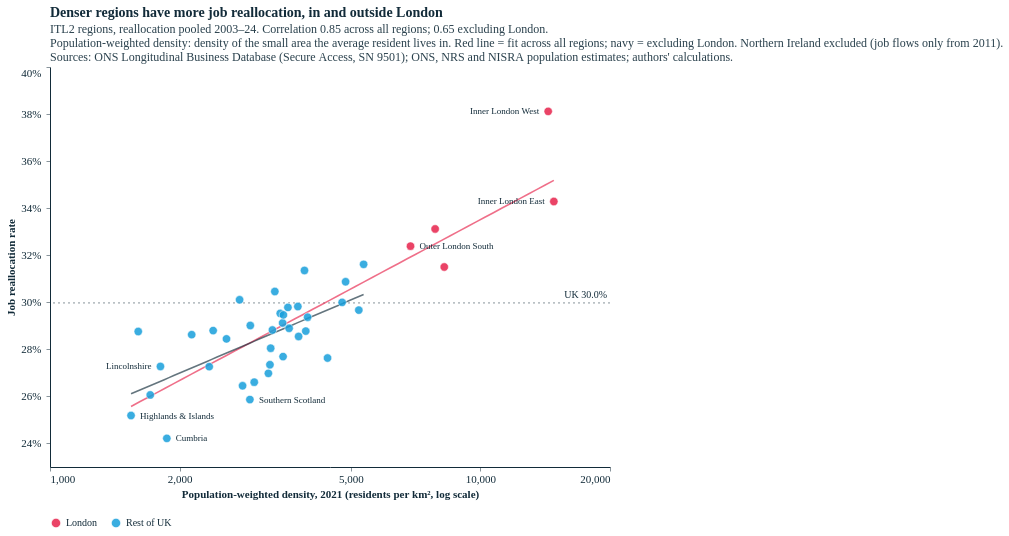

Here is the notebook cell this chart was saved with:
### Markdown cell above
## 2. Chart: reallocation against population-weighted density

Log x-axis (density spans an order of magnitude); straight-line fit on the log scale; London in red; labels sparse (tooltips show every region).

### Code cell
# Density scatters, Northern Ireland excluded throughout (its job flows start in 2011), so every period covers the same 40 regions.
FULL = (2003, 2024)
def frame_noni(years):
    d = frame(years); return d[d.itl2_code != "TLN0"].reset_index(drop=True)

def uk_rate(years):
    j = jf[jf.year.between(*years) & (jf.itl2_code != "TLN0")]
    return 100 * j[["total_jc", "total_jd"]].sum().sum() / j.emp_avg.sum()

def fit(dd, XS, YS, colour):
    b = np.polyfit(dd.log_pwd, dd.realloc, 1); fx = np.exp(np.linspace(dd.log_pwd.min(), dd.log_pwd.max(), 50))
    return (alt.Chart(pd.DataFrame({"x": fx, "y": np.polyval(b, np.log(fx))})).mark_line(color=colour, strokeWidth=1.6, opacity=0.65)
              .encode(x=alt.X("x:Q", scale=XS), y=alt.Y("y:Q", scale=YS)))

def density_panel(d, years, XS, YS, W, H, first=True, ytitle="Job reallocation rate"):
    uk = uk_rate(years)
    labs = place_labels(d, "pop_weighted_density", "realloc", XS, YS, W, H, xlog=True, max_labels=7, max_len=22)
    ax_y = alt.Axis(title=ytitle if first else None, labels=first, ticks=first, labelFlush=True, labelExpr="datum.label + '%'")
    return alt.layer(
        alt.Chart(pd.DataFrame({"v": [uk]})).mark_rule(strokeDash=[2, 3], color=TXT, opacity=0.5).encode(y=alt.Y("v:Q", scale=YS, axis=ax_y)),
        alt.Chart(pd.DataFrame({"x": [XS.domain[1]], "y": [uk]})).mark_text(align="right", baseline="bottom", dx=-3, dy=-3, fontSize=10, color=TXT)
           .encode(x=alt.X("x:Q", scale=XS), y=alt.Y("y:Q", scale=YS), text=alt.value(f"UK {uk:.1f}%")),
        fit(d, XS, YS, ECO["red"]), fit(d[~LONDON(d)], XS, YS, ECO["blue-dark"]),
        alt.Chart(d).mark_circle(size=70, opacity=0.85, stroke="white", strokeWidth=0.6).encode(
            x=alt.X("pop_weighted_density:Q", scale=XS, title="Population-weighted density, 2021 (residents per km², log scale)",
                    axis=alt.Axis(values=[1000, 2000, 5000, 10000, 20000], format=",")),
            y=alt.Y("realloc:Q", scale=YS, axis=ax_y),
            color=alt.Color("group:N", scale=alt.Scale(domain=["London", "Rest of UK"], range=[ECO["red"], ECO["blue-light"]]),
                            legend=alt.Legend(title=None, orient="bottom") if first else None),
            tooltip=[alt.Tooltip("itl2_name:N", title="Region"), alt.Tooltip("pop_weighted_density:Q", format=",.0f", title="Pop.-weighted density"),
                     alt.Tooltip("share_rural:Q", format=".0f", title="Rural share (%)"), alt.Tooltip("realloc:Q", format=".1f", title="Reallocation (%)")]),
        *[alt.Chart(labs.iloc[[i]]).mark_text(align=r["align"], dx=r["dx"], fontSize=9, color=TXT)
            .encode(x=alt.X("pop_weighted_density:Q", scale=XS), y=alt.Y("realloc:Q", scale=YS), text="short:N") for i, r in labs.iterrows()],
    )

def rs(d):
    o = d[~LONDON(d)]
    return np.corrcoef(d.realloc, d.log_pwd)[0, 1], np.corrcoef(o.realloc, o.log_pwd)[0, 1]

XS = alt.Scale(type="log", domain=[1000, 20000], nice=False)
FITS = "Red line = fit across all regions; navy = excluding London."
NI_NOTE = "Northern Ireland excluded (job flows only from 2011)."

# (a) full period, 2003-24
W, H = 560, 400
dfull = frame_noni(FULL); r_all, r_ex = rs(dfull)
YS = alt.Scale(domain=[float(np.floor(dfull.realloc.min() - 1)), float(np.ceil(dfull.realloc.max() + 1))], zero=False, nice=False)
scat = density_panel(dfull, FULL, XS, YS, W, H).properties(title=alt.Title("Denser regions have more job reallocation, in and outside London",
    subtitle=[f"ITL2 regions, reallocation pooled 2003–24. Correlation {r_all:.2f} across all regions; {r_ex:.2f} excluding London.",
              f"Population-weighted density: density of the small area the average resident lives in. {FITS} {NI_NOTE}", SOURCE]))
styles.save(scat, str(FIG), "reallocation_density", width=W, height=H)
print(f"2003–24 (40 regions): r = {r_all:.2f}, excl. London {r_ex:.2f}")

# (b) two six-year periods: 2004-09 and 2018-23
PERIODS_D = {"2004–09": (2004, 2009), "2018–23": (2018, 2023)}
dp = {lab: frame_noni(yrs) for lab, yrs in PERIODS_D.items()}
allp = pd.concat(dp.values())
YS2 = alt.Scale(domain=[float(np.floor(allp.realloc.min() - 1)), float(np.ceil(allp.realloc.max() + 1))], zero=False, nice=False)
panels_d = []
for i, (lab, yrs) in enumerate(PERIODS_D.items()):
    ra, re_ = rs(dp[lab]); print(f"{lab}: r = {ra:.2f}, excl. London {re_:.2f}")
    panels_d.append(density_panel(dp[lab], yrs, XS, YS2, 360, 360, first=i == 0).properties(width=360, height=360,
        title=alt.Title(lab, subtitle=f"r = {ra:.2f} (excl. London {re_:.2f})", anchor="start", fontSize=13, subtitleFontSize=11)))
scat2 = alt.hconcat(*panels_d, spacing=14).resolve_scale(color="shared").properties(title=alt.Title(
    "The density gap in job churn has persisted as churn fell everywhere",
    subtitle=["ITL2 regions, reallocation pooled over each six-year period, against population-weighted density (2021). Same axes in both panels.",
              f"{FITS} {NI_NOTE}", SOURCE]))
styles.save(scat2, str(FIG), "reallocation_density_periods", width=360, height=360)
scat.properties(width=W, height=H)

### Figure 1 — Vega-Lite specification as saved in the notebook (floating-point values rounded to 4 significant figures)
{"config": {"background": "#fff", "font": "Circular Std", "text": {"color": "#122b39", "font": "Circular Std", "align": "left", "dx": 7, "dy": 0, "fontSize": 11}, "view": {"stroke": null, "continuousWidth": 350, "continuousHeight": 280, "discreteWidth": 400, "discreteHeight": 300}, "bar": {"color": "#179fdb"}, "line": {"color": "#e6224b"}, "rule": {"color": "#122b39"}, "point": {"filled": true, "size": 80, "color": "#e6224b", "opacity": 0.95}, "geoshape": {"stroke": "white", "strokeWidth": 0.3}, "axis": {"labelColor": "#122b39", "labelFontSize": 11, "labelFont": "Circular Std", "tickColor": "#122b39", "tickOpacity": 0.5, "domainColor": "#122b39", "domainOpacity": 1, "gridColor": "#122b39", "gridDash": [2, 2], "gridOpacity": 0.5, "title": null, "titleColor": "#122b39", "tickSize": 4, "grid": false, "domain": true}, "axisXDiscrete": {"grid": false, "labelAngle": 0, "tickCount": 10, "tickOpacity": 0.5, "title": null}, "axisYDiscrete": {"ticks": false, "labelPadding": 5, "grid": false}, "axisXTemporal": {"grid": false, "ticks": true}, "axisXQuantitative": {"grid": false}, "axisYQuantitative": {"gridColor": "#122b39", "gridDash": [1, 5], "gridOpacity": 0.5, "ticks": false, "labelPadding": 5, "tickCount": 8, "grid": false}, "title": {"color": "#122b39", "subtitleColor": "#122b39E6", "font": "Circular Std", "subtitleFont": "Circular Std", "anchor": "start", "frame": "group", "fontSize": 14, "subtitleFontSize": 12, "subtitlePadding": 4, "offset": 0}, "legend": {"titleColor": "#122b39", "labelColor": "#122b39"}}, "layer": [{"data": {"name": "data-3ee7d9eacc4645373c03109dd6361172"}, "mark": {"type": "rule", "color": "#122b39", "opacity": 0.5, "strokeDash": [2, 3]}, "encoding": {"y": {"axis": {"labelExpr": "datum.label + '%'", "labelFlush": true, "labels": true, "ticks": true, "title": "Job reallocation rate"}, "field": "v", "scale": {"domain": [23.0, 40.0], "nice": false, "zero": false}, "type": "quantitative"}}}, {"data": {"name": "data-a04af2548085d4a5f6948a26a23762a4"}, "mark": {"type": "text", "align": "right", "baseline": "bottom", "color": "#122b39", "dx": -3, "dy": -3, "fontSize": 10}, "encoding": {"text": {"value": "UK 30.0%"}, "x": {"field": "x", "scale": {"domain": [1000, 20000], "nice": false, "type": "log"}, "type": "quantitative"}, "y": {"field": "y", "scale": {"domain": [23.0, 40.0], "nice": false, "zero": false}, "type": "quantitative"}}}, {"data": {"name": "data-ed9c093633b4254a7c93a511a46bd144"}, "mark": {"type": "line", "color": "#e6224b", "opacity": 0.65, "strokeWidth": 1.6}, "encoding": {"x": {"field": "x", "scale": {"domain": [1000, 20000], "nice": false, "type": "log"}, "type": "quantitative"}, "y": {"field": "y", "scale": {"domain": [23.0, 40.0], "nice": false, "zero": false}, "type": "quantitative"}}}, {"data": {"name": "data-a9e1681235dbe8a837134a711400a6a1"}, "mark": {"type": "line", "color": "#122b39", "opacity": 0.65, "strokeWidth": 1.6}, "encoding": {"x": {"field": "x", "scale": {"domain": [1000, 20000], "nice": false, "type": "log"}, "type": "quantitative"}, "y": {"field": "y", "scale": {"domain": [23.0, 40.0], "nice": false, "zero": false}, "type": "quantitative"}}}, {"data": {"name": "data-97ac0967395f01abfe18f0137e8269c1"}, "mark": {"type": "circle", "opacity": 0.85, "size": 70, "stroke": "white", "strokeWidth": 0.6}, "encoding": {"color": {"field": "group", "legend": {"orient": "bottom", "title": null}, "scale": {"domain": ["London", "Rest of UK"], "range": ["#e6224b", "#179fdb"]}, "type": "nominal"}, "tooltip": [{"field": "itl2_name", "title": "Region", "type": "nominal"}, {"field": "pop_weighted_density", "format": ",.0f", "title": "Pop.-weighted density", "type": "quantitative"}, {"field": "share_rural", "format": ".0f", "title": "Rural share (%)", "type": "quantitative"}, {"field": "realloc", "format": ".1f", "title": "Reallocation (%)", "type": "quantitative"}], "x": {"axis": {"format": ",", "values": [1000, 2000, 5000, 10000, 20000]}, "field": "pop_weighted_density", "scale": {"domain": [1000, 20000], "nice": false, "type": "log"}, "title": "Population-weighted density, 2021 (residents per km², log scale)", "type": "quantitative"}, "y": {"axis": {"labelExpr": "datum.label + '%'", "labelFlush": true, "labels": true, "ticks": true, "title": "Job reallocation rate"}, "field": "realloc", "scale": {"domain": [23.0, 40.0], "nice": false, "zero": false}, "type": "quantitative"}}}, {"data": {"name": "data-356b5d9414df656f948511eecf5ad511"}, "mark": {"type": "text", "align": "right", "color": "#122b39", "dx": -9.0, "fontSize": 9}, "encoding": {"text": {"field": "short", "type": "nominal"}, "x": {"field": "pop_weighted_density", "scale": {"domain": [1000, 20000], "nice": false, "type": "log"}, "type": "quantitative"}, "y": {"field": "realloc", "scale": {"domain": [23.0, 40.0], "nice": false, "zero": false}, "type": "quantitative"}}}, {"data": {"name": "data-ba34d0d9037424862e700b382b55eab6"}, "mark": {"type": "text", "align": "right", "color": "#122b39", "dx": -9.0, "fontSize": 9}, "encoding": {"text": {"field": "short", "type": "nominal"}, "x": {"field": "pop_weighted_density", "scale": {"domain": [1000, 20000], "nice": false, "type": "log"}, "type": "quantitative"}, "y": {"field": "realloc", "scale": {"domain": [23.0, 40.0], "nice": false, "zero": false}, "type": "quantitative"}}}, {"data": {"name": "data-5f56b0463c0e969c4a46b9358b339357"}, "mark": {"type": "text", "align": "left", "color": "#122b39", "dx": 9.0, "fontSize": 9}, "encoding": {"text": {"field": "short", "type": "nominal"}, "x": {"field": "pop_weighted_density", "scale": {"domain": [1000, 20000], "nice": false, "type": "log"}, "type": "quantitative"}, "y": {"field": "realloc", "scale": {"domain": [23.0, 40.0], "nice": false, "zero": false}, "type": "quantitative"}}}, {"data": {"name": "data-623ffb91ece57a32f289730a586b3789"}, "mark": {"type": "text", "align": "left", "color": "#122b39", "dx": 9.0, "fontSize": 9}, "encoding": {"text": {"field": "short", "type": "nominal"}, "x": {"field": "pop_weighted_density", "scale": {"domain": [1000, 20000], "nice": false, "type": "log"}, "type": "quantitative"}, "y": {"field": "realloc", "scale": {"domain": [23.0, 40.0], "nice": false, "zero": false}, "type": "quantitative"}}}, {"data": {"name": "data-a103fc9ae5d980355fb8e26785c4d413"}, "mark": {"type": "text", "align": "left", "color": "#122b39", "dx": 9.0, "fontSize": 9}, "encoding": {"text": {"field": "short", "type": "nominal"}, "x": {"field": "pop_weighted_density", "scale": {"domain": [1000, 20000], "nice": false, "type": "log"}, "type": "quantitative"}, "y": {"field": "realloc", "scale": {"domain": [23.0, 40.0], "nice": false, "zero": false}, "type": "quantitative"}}}, {"data": {"name": "data-7413f2ff1e011566a3de77f7de7dd796"}, "mark": {"type": "text", "align": "right", "color": "#122b39", "dx": -9.0, "fontSize": 9}, "encoding": {"text": {"field": "short", "type": "nominal"}, "x": {"field": "pop_weighted_density", "scale": {"domain": [1000, 20000], "nice": false, "type": "log"}, "type": "quantitative"}, "y": {"field": "realloc", "scale": {"domain": [23.0, 40.0], "nice": false, "zero": false}, "type": "quantitative"}}}, {"data": {"name": "data-01096d6292b93b1f03f214378f0504f0"}, "mark": {"type": "text", "align": "left", "color": "#122b39", "dx": 9.0, "fontSize": 9}, "encoding": {"text": {"field": "short", "type": "nominal"}, "x": {"field": "pop_weighted_density", "scale": {"domain": [1000, 20000], "nice": false, "type": "log"}, "type": "quantitative"}, "y": {"field": "realloc", "scale": {"domain": [23.0, 40.0], "nice": false, "zero": false}, "type": "quantitative"}}}], "height": 400, "title": {"text": "Denser regions have more job reallocation, in and outside London", "subtitle": ["ITL2 regions, reallocation pooled 2003–24. Correlation 0.85 across all regions; 0.65 excluding London.", "Population-weighted density: density of the small area the average resident lives in. Red line = fit across all regions; navy = excluding London. Northern Ireland excluded (job flows only from 2011).", "Sources: ONS Longitudinal Business Database (Secure Access, SN 9501); ONS, NRS and NISRA population estimates; authors' calculations."]}, "width": 560, "$schema": "https://vega.github.io/schema/vega-lite/v5.20.1.json", "datasets": {"data-3ee7d9eacc4645373c03109dd6361172": [{"v": 29.97}], "data-a04af2548085d4a5f6948a26a23762a4": [{"x": 20000, "y": 29.97}], "data-ed9c093633b4254a7c93a511a46bd144": [{"x": 1543.0, "y": 25.57}, {"x": 1616.0, "y": 25.77}, {"x": 1692.0, "y": 25.97}, {"x": 1772.0, "y": 26.16}, {"x": 1855.0, "y": 26.36}, {"x": 1943.0, "y": 26.55}, {"x": 2035.0, "y": 26.75}, {"x": 2131.0, "y": 26.95}, {"x": 2232.0, "y": 27.14}, {"x": 2337.0, "y": 27.34}, {"x": 2448.0, "y": 27.53}, {"x": 2563.0, "y": 27.73}, {"x": 2684.0, "y": 27.93}, {"x": 2811.0, "y": 28.12}, {"x": 2944.0, "y": 28.32}, {"x": 3083.0, "y": 28.51}, {"x": 3229.0, "y": 28.71}, {"x": 3381.0, "y": 28.91}, {"x": 3541.0, "y": 29.1}, {"x": 3708.0, "y": 29.3}, {"x": 3883.0, "y": 29.5}, {"x": 4067.0, "y": 29.69}, {"x": 4259.0, "y": 29.89}, {"x": 4460.0, "y": 30.08}, {"x": 4671.0, "y": 30.28}, {"x": 4891.0, "y": 30.48}, {"x": 5123.0, "y": 30.67}, {"x": 5364.0, "y": 30.87}, {"x": 5618.0, "y": 31.06}, {"x": 5883.0, "y": 31.26}, {"x": 6161.0, "y": 31.46}, {"x": 6452.0, "y": 31.65}, {"x": 6757.0, "y": 31.85}, {"x": 7076.0, "y": 32.04}, {"x": 7411.0, "y": 32.24}, {"x": 7761.0, "y": 32.44}, {"x": 8127.0, "y": 32.63}, {"x": 8511.0, "y": 32.83}, {"x": 8913.0, "y": 33.02}, {"x": 9334.0, "y": 33.22}, {"x": 9775.0, "y": 33.42}, {"x": 10240.0, "y": 33.61}, {"x": 10720.0, "y": 33.81}, {"x": 11230.0, "y": 34.0}, {"x": 11760.0, "y": 34.2}, {"x": 12310.0, "y": 34.4}, {"x": 12890.0, "y": 34.59}, {"x": 13500.0, "y": 34.79}, {"x": 14140.0, "y": 34.99}, {"x": 14810.0, "y": 35.18}], "data-a9e1681235dbe8a837134a711400a6a1": [{"x": 1543.0, "y": 26.11}, {"x": 1582.0, "y": 26.2}, {"x": 1623.0, "y": 26.28}, {"x": 1665.0, "y": 26.37}, {"x": 1708.0, "y": 26.45}, {"x": 1751.0, "y": 26.54}, {"x": 1797.0, "y": 26.63}, {"x": 1843.0, "y": 26.71}, {"x": 1890.0, "y": 26.8}, {"x": 1939.0, "y": 26.89}, {"x": 1989.0, "y": 26.97}, {"x": 2040.0, "y": 27.06}, {"x": 2092.0, "y": 27.14}, {"x": 2146.0, "y": 27.23}, {"x": 2201.0, "y": 27.32}, {"x": 2258.0, "y": 27.4}, {"x": 2316.0, "y": 27.49}, {"x": 2375.0, "y": 27.57}, {"x": 2436.0, "y": 27.66}, {"x": 2499.0, "y": 27.75}, {"x": 2563.0, "y": 27.83}, {"x": 2629.0, "y": 27.92}, {"x": 2697.0, "y": 28.0}, {"x": 2766.0, "y": 28.09}, {"x": 2837.0, "y": 28.18}, {"x": 2910.0, "y": 28.26}, {"x": 2985.0, "y": 28.35}, {"x": 3062.0, "y": 28.44}, {"x": 3141.0, "y": 28.52}, {"x": 3222.0, "y": 28.61}, {"x": 3304.0, "y": 28.69}, {"x": 3389.0, "y": 28.78}, {"x": 3477.0, "y": 28.87}, {"x": 3566.0, "y": 28.95}, {"x": 3658.0, "y": 29.04}, {"x": 3752.0, "y": 29.12}, {"x": 3848.0, "y": 29.21}, {"x": 3947.0, "y": 29.3}, {"x": 4049.0, "y": 29.38}, {"x": 4153.0, "y": 29.47}, {"x": 4260.0, "y": 29.56}, {"x": 4369.0, "y": 29.64}, {"x": 4481.0, "y": 29.73}, {"x": 4597.0, "y": 29.81}, {"x": 4715.0, "y": 29.9}, {"x": 4836.0, "y": 29.99}, {"x": 4960.0, "y": 30.07}, {"x": 5088.0, "y": 30.16}, {"x": 5219.0, "y": 30.24}, {"x": 5353.0, "y": 30.33}], "data-97ac0967395f01abfe18f0137e8269c1": [{"itl2_code": "TLC1", "realloc": 29.01, "emp": 456900.0, "Entry and exit": 6.4, "Site openings and closures": 9.15, "Expansion and contraction": 13.46, "itl2_name": "Tees Valley and Durham", "share_rural": 24.69, "rural_definition": "E&W RUC 2021: rural OAs (settlements <10k), Census 2021", "pop_weighted_density": 2920.0, "area_density": 397.2, "prod_rel": 86.62, "log_pwd": 7.979, "log_area_density": 5.984, "group": "Rest of UK"}, {"itl2_code": "TLC2", "realloc": 28.55, "emp": 636900.0, "Entry and exit": 5.687, "Site openings and closures": 9.123, "Expansion and contraction": 13.74, "itl2_name": "Northumberland, and Tyne and Wear", "share_rural": 12.04, "rural_definition": "E&W RUC 2021: rural OAs (settlements <10k), Census 2021", "pop_weighted_density": 3781.0, "area_density": 260.4, "prod_rel": 86.51, "log_pwd": 8.238, "log_area_density": 5.562, "group": "Rest of UK"}, {"itl2_code": "TLD1", "realloc": 24.22, "emp": 237400.0, "Entry and exit": 5.559, "Site openings and closures": 6.825, "Expansion and contraction": 11.83, "itl2_name": "Cumbria", "share_rural": 50.4, "rural_definition": "E&W RUC 2021: rural OAs (settlements <10k), Census 2021", "pop_weighted_density": 1868.0, "area_density": 73.98, "prod_rel": 84.33, "log_pwd": 7.533, "log_area_density": 4.304, "group": "Rest of UK"}, {"itl2_code": "TLD3", "realloc": 30.87, "emp": 1290000.0, "Entry and exit": 7.186, "Site openings and closures": 8.904, "Expansion and contraction": 14.78, "itl2_name": "Greater Manchester", "share_rural": 0.9253, "rural_definition": "E&W RUC 2021: rural OAs (settlements <10k), Census 2021", "pop_weighted_density": 4861.0, "area_density": 2249.0, "prod_rel": 91.56, "log_pwd": 8.489, "log_area_density": 7.718, "group": "Rest of UK"}, {"itl2_code": "TLD4", "realloc": 27.69, "emp": 646100.0, "Entry and exit": 6.704, "Site openings and closures": 7.678, "Expansion and contraction": 13.31, "itl2_name": "Lancashire", "share_rural": 17.43, "rural_definition": "E&W RUC 2021: rural OAs (settlements <10k), Census 2021", "pop_weighted_density": 3479.0, "area_density": 499.8, "prod_rel": 86.45, "log_pwd": 8.155, "log_area_density": 6.214, "group": "Rest of UK"}, {"itl2_code": "TLD6", "realloc": 30.11, "emp": 488700.0, "Entry and exit": 7.133, "Site openings and closures": 8.713, "Expansion and contraction": 14.26, "itl2_name": "Cheshire", "share_rural": 18.76, "rural_definition": "E&W RUC 2021: rural OAs (settlements <10k), Census 2021", "pop_weighted_density": 2757.0, "area_density": 427.6, "prod_rel": 105.8, "log_pwd": 7.922, "log_area_density": 6.058, "group": "Rest of UK"}, {"itl2_code": "TLD7", "realloc": 30.0, "emp": 635700.0, "Entry and exit": 6.423, "Site openings and closures": 9.115, "Expansion and contraction": 14.46, "itl2_name": "Merseyside", "share_rural": 1.02, "rural_definition": "E&W RUC 2021: rural OAs (settlements <10k), Census 2021", "pop_weighted_density": 4772.0, "area_density": 2123.0, "prod_rel": 89.13, "log_pwd": 8.471, "log_area_density": 7.66, "group": "Rest of UK"}, {"itl2_code": "TLE1", "realloc": 26.98, "emp": 396700.0, "Entry and exit": 6.098, "Site openings and closures": 8.092, "Expansion and contraction": 12.79, "itl2_name": "East Yorkshire and Northern Lincolnshire", "share_rural": 25.06, "rural_definition": "E&W RUC 2021: rural OAs (settlements <10k), Census 2021", "pop_weighted_density": 3216.0, "area_density": 266.6, "prod_rel": 87.61, "log_pwd": 8.076, "log_area_density": 5.586, "group": "Rest of UK"}, {"itl2_code": "TLE2", "realloc": 28.62, "emp": 392400.0, "Entry and exit": 6.571, "Site openings and closures": 8.582, "Expansion and contraction": 13.47, "itl2_name": "North Yorkshire", "share_rural": 42.38, "rural_definition": "E&W RUC 2021: rural OAs (settlements <10k), Census 2021", "pop_weighted_density": 2134.0, "area_density": 98.74, "prod_rel": 88.46, "log_pwd": 7.666, "log_area_density": 4.593, "group": "Rest of UK"}, {"itl2_code": "TLE3", "realloc": 29.12, "emp": 566900.0, "Entry and exit": 5.974, "Site openings and closures": 9.248, "Expansion and contraction": 13.9, "itl2_name": "South Yorkshire", "share_rural": 8.285, "rural_definition": "E&W RUC 2021: rural OAs (settlements <10k), Census 2021", "pop_weighted_density": 3471.0, "area_density": 886.1, "prod_rel": 80.81, "log_pwd": 8.152, "log_area_density": 6.787, "group": "Rest of UK"}, {"itl2_code": "TLE4", "realloc": 29.37, "emp": 1059000.0, "Entry and exit": 6.577, "Site openings and closures": 8.868, "Expansion and contraction": 13.92, "itl2_name": "West Yorkshire", "share_rural": 10.41, "rural_definition": "E&W RUC 2021: rural OAs (settlements <10k), Census 2021", "pop_weighted_density": 3968.0, "area_density": 1158.0, "prod_rel": 87.13, "log_pwd": 8.286, "log_area_density": 7.055, "group": "Rest of UK"}, {"itl2_code": "TLF1", "realloc": 28.82, "emp": 938700.0, "Entry and exit": 6.159, "Site openings and closures": 8.652, "Expansion and contraction": 14.01, "itl2_name": "Derbyshire and Nottinghamshire", "share_rural": 20.37, "rural_definition": "E&W RUC 2021: rural OAs (settlements <10k), Census 2021", "pop_weighted_density": 3287.0, "area_density": 460.7, "prod_rel": 86.31, "log_pwd": 8.098, "log_area_density": 6.133, "group": "Rest of UK"}, {"itl2_code": "TLF2", "realloc": 29.82, "emp": 839000.0, "Entry and exit": 7.261, "Site openings and closures": 8.233, "Expansion and contraction": 14.33, "itl2_name": "Leicestershire, Rutland and Northamptonshire", "share_rural": 24.89, "rural_definition": "E&W RUC 2021: rural OAs (settlements <10k), Census 2021", "pop_weighted_density": 3766.0, "area_density": 389.2, "prod_rel": 86.07, "log_pwd": 8.234, "log_area_density": 5.964, "group": "Rest of UK"}, {"itl2_code": "TLF3", "realloc": 27.27, "emp": 296600.0, "Entry and exit": 6.425, "Site openings and closures": 8.086, "Expansion and contraction": 12.76, "itl2_name": "Lincolnshire", "share_rural": 47.5, "rural_definition": "E&W RUC 2021: rural OAs (settlements <10k), Census 2021", "pop_weighted_density": 1805.0, "area_density": 129.6, "prod_rel": 82.61, "log_pwd": 7.499, "log_area_density": 4.864, "group": "Rest of UK"}, {"itl2_code": "TLG1", "realloc": 28.8, "emp": 626700.0, "Entry and exit": 7.8, "Site openings and closures": 7.621, "Expansion and contraction": 13.38, "itl2_name": "Herefordshire, Worcestershire and Warwickshire", "share_rural": 31.56, "rural_definition": "E&W RUC 2021: rural OAs (settlements <10k), Census 2021", "pop_weighted_density": 2394.0, "area_density": 236.0, "prod_rel": 91.41, "log_pwd": 7.781, "log_area_density": 5.464, "group": "Rest of UK"}, {"itl2_code": "TLG2", "realloc": 28.45, "emp": 689700.0, "Entry and exit": 6.318, "Site openings and closures": 8.432, "Expansion and contraction": 13.69, "itl2_name": "Shropshire and Staffordshire", "share_rural": 24.52, "rural_definition": "E&W RUC 2021: rural OAs (settlements <10k), Census 2021", "pop_weighted_density": 2571.0, "area_density": 265.5, "prod_rel": 81.41, "log_pwd": 7.852, "log_area_density": 5.582, "group": "Rest of UK"}, {"itl2_code": "TLG3", "realloc": 31.61, "emp": 1273000.0, "Entry and exit": 6.836, "Site openings and closures": 9.669, "Expansion and contraction": 15.11, "itl2_name": "West Midlands", "share_rural": 0.937, "rural_definition": "E&W RUC 2021: rural OAs (settlements <10k), Census 2021", "pop_weighted_density": 5353.0, "area_density": 3237.0, "prod_rel": 87.7, "log_pwd": 8.585, "log_area_density": 8.082, "group": "Rest of UK"}, {"itl2_code": "TLH1", "realloc": 27.26, "emp": 1125000.0, "Entry and exit": 6.108, "Site openings and closures": 7.866, "Expansion and contraction": 13.29, "itl2_name": "East Anglia", "share_rural": 40.9, "rural_definition": "E&W RUC 2021: rural OAs (settlements <10k), Census 2021", "pop_weighted_density": 2344.0, "area_density": 205.1, "prod_rel": 92.02, "log_pwd": 7.759, "log_area_density": 5.324, "group": "Rest of UK"}, {"itl2_code": "TLH2", "realloc": 31.35, "emp": 870300.0, "Entry and exit": 8.177, "Site openings and closures": 8.517, "Expansion and contraction": 14.66, "itl2_name": "Bedfordshire and Hertfordshire", "share_rural": 16.0, "rural_definition": "E&W RUC 2021: rural OAs (settlements <10k), Census 2021", "pop_weighted_density": 3901.0, "area_density": 662.6, "prod_rel": 97.04, "log_pwd": 8.269, "log_area_density": 6.496, "group": "Rest of UK"}, {"itl2_code": "TLH3", "realloc": 29.53, "emp": 708900.0, "Entry and exit": 7.496, "Site openings and closures": 8.822, "Expansion and contraction": 13.21, "itl2_name": "Essex", "share_rural": 20.68, "rural_definition": "E&W RUC 2021: rural OAs (settlements <10k), Census 2021", "pop_weighted_density": 3427.0, "area_density": 508.6, "prod_rel": 93.52, "log_pwd": 8.139, "log_area_density": 6.232, "group": "Rest of UK"}, {"itl2_code": "TLI3", "realloc": 38.12, "emp": 1910000.0, "Entry and exit": 10.59, "Site openings and closures": 10.67, "Expansion and contraction": 16.86, "itl2_name": "Inner London - West", "share_rural": 0.0, "rural_definition": "E&W RUC 2021: rural OAs (settlements <10k), Census 2021", "pop_weighted_density": 14370.0, "area_density": 9926.0, "prod_rel": 152.2, "log_pwd": 9.573, "log_area_density": 9.203, "group": "London"}, {"itl2_code": "TLI4", "realloc": 34.28, "emp": 1205000.0, "Entry and exit": 8.578, "Site openings and closures": 9.579, "Expansion and contraction": 16.13, "itl2_name": "Inner London - East", "share_rural": 0.0, "rural_definition": "E&W RUC 2021: rural OAs (settlements <10k), Census 2021", "pop_weighted_density": 14810.0, "area_density": 11080.0, "prod_rel": 127.9, "log_pwd": 9.603, "log_area_density": 9.313, "group": "London"}, {"itl2_code": "TLI5", "realloc": 31.5, "emp": 544100.0, "Entry and exit": 9.029, "Site openings and closures": 8.335, "Expansion and contraction": 14.14, "itl2_name": "Outer London - East and North East", "share_rural": 0.0, "rural_definition": "E&W RUC 2021: rural OAs (settlements <10k), Census 2021", "pop_weighted_density": 8240.0, "area_density": 4476.0, "prod_rel": 107.6, "log_pwd": 9.017, "log_area_density": 8.406, "group": "London"}, {"itl2_code": "TLI6", "realloc": 32.39, "emp": 476200.0, "Entry and exit": 8.476, "Site openings and closures": 9.139, "Expansion and contraction": 14.77, "itl2_name": "Outer London - South", "share_rural": 0.0, "rural_definition": "E&W RUC 2021: rural OAs (settlements <10k), Census 2021", "pop_weighted_density": 6880.0, "area_density": 3696.0, "prod_rel": 110.8, "log_pwd": 8.836, "log_area_density": 8.215, "group": "London"}, {"itl2_code": "TLI7", "realloc": 33.12, "emp": 884100.0, "Entry and exit": 9.066, "Site openings and closures": 8.522, "Expansion and contraction": 15.53, "itl2_name": "Outer London - West and North West", "share_rural": 0.0, "rural_definition": "E&W RUC 2021: rural OAs (settlements <10k), Census 2021", "pop_weighted_density": 7848.0, "area_density": 4612.0, "prod_rel": 117.7, "log_pwd": 8.968, "log_area_density": 8.436, "group": "London"}, {"itl2_code": "TLJ1", "realloc": 30.46, "emp": 1282000.0, "Entry and exit": 7.294, "Site openings and closures": 8.858, "Expansion and contraction": 14.31, "itl2_name": "Berkshire, Buckinghamshire and Oxfordshire", "share_rural": 21.66, "rural_definition": "E&W RUC 2021: rural OAs (settlements <10k), Census 2021", "pop_weighted_density": 3329.0, "area_density": 439.2, "prod_rel": 116.4, "log_pwd": 8.11, "log_area_density": 6.085, "group": "Rest of UK"}, {"itl2_code": "TLJ2", "realloc": 29.78, "emp": 1279000.0, "Entry and exit": 8.191, "Site openings and closures": 8.223, "Expansion and contraction": 13.37, "itl2_name": "Surrey, East and West Sussex", "share_rural": 14.48, "rural_definition": "E&W RUC 2021: rural OAs (settlements <10k), Census 2021", "pop_weighted_density": 3571.0, "area_density": 535.2, "prod_rel": 107.5, "log_pwd": 8.181, "log_area_density": 6.283, "group": "Rest of UK"}, {"itl2_code": "TLJ3", "realloc": 28.78, "emp": 880900.0, "Entry and exit": 6.521, "Site openings and closures": 8.533, "Expansion and contraction": 13.72, "itl2_name": "Hampshire and Isle of Wight", "share_rural": 16.68, "rural_definition": "E&W RUC 2021: rural OAs (settlements <10k), Census 2021", "pop_weighted_density": 3929.0, "area_density": 482.6, "prod_rel": 110.8, "log_pwd": 8.276, "log_area_density": 6.179, "group": "Rest of UK"}, {"itl2_code": "TLJ4", "realloc": 29.46, "emp": 708700.0, "Entry and exit": 6.912, "Site openings and closures": 9.104, "Expansion and contraction": 13.45, "itl2_name": "Kent", "share_rural": 23.85, "rural_definition": "E&W RUC 2021: rural OAs (settlements <10k), Census 2021", "pop_weighted_density": 3485.0, "area_density": 497.2, "prod_rel": 93.39, "log_pwd": 8.156, "log_area_density": 6.209, "group": "Rest of UK"}, {"itl2_code": "TLK1", "realloc": 28.9, "emp": 1206000.0, "Entry and exit": 6.032, "Site openings and closures": 8.939, "Expansion and contraction": 13.92, "itl2_name": "Gloucestershire, Wiltshire and Bath/Bristol area", "share_rural": 21.34, "rural_definition": "E&W RUC 2021: rural OAs (settlements <10k), Census 2021", "pop_weighted_density": 3594.0, "area_density": 343.7, "prod_rel": 100.7, "log_pwd": 8.187, "log_area_density": 5.84, "group": "Rest of UK"}, {"itl2_code": "TLK2", "realloc": 26.45, "emp": 561800.0, "Entry and exit": 6.485, "Site openings and closures": 7.172, "Expansion and contraction": 12.8, "itl2_name": "Dorset and Somerset", "share_rural": 33.71, "rural_definition": "E&W RUC 2021: rural OAs (settlements <10k), Census 2021", "pop_weighted_density": 2802.0, "area_density": 221.9, "prod_rel": 85.54, "log_pwd": 7.938, "log_area_density": 5.402, "group": "Rest of UK"}, {"itl2_code": "TLK3", "realloc": 28.76, "emp": 223600.0, "Entry and exit": 6.921, "Site openings and closures": 8.778, "Expansion and contraction": 13.06, "itl2_name": "Cornwall and Isles of Scilly", "share_rural": 55.56, "rural_definition": "E&W RUC 2021: rural OAs (settlements <10k), Census 2021", "pop_weighted_density": 1603.0, "area_density": 161.2, "prod_rel": 76.04, "log_pwd": 7.38, "log_area_density": 5.083, "group": "Rest of UK"}, {"itl2_code": "TLK4", "realloc": 26.6, "emp": 506100.0, "Entry and exit": 6.222, "Site openings and closures": 7.745, "Expansion and contraction": 12.64, "itl2_name": "Devon", "share_rural": 33.41, "rural_definition": "E&W RUC 2021: rural OAs (settlements <10k), Census 2021", "pop_weighted_density": 2982.0, "area_density": 181.7, "prod_rel": 82.9, "log_pwd": 8.0, "log_area_density": 5.202, "group": "Rest of UK"}, {"itl2_code": "TLL1", "realloc": 26.06, "emp": 728700.0, "Entry and exit": 5.886, "Site openings and closures": 7.256, "Expansion and contraction": 12.92, "itl2_name": "West Wales and The Valleys", "share_rural": 32.84, "rural_definition": "E&W RUC 2021: rural OAs (settlements <10k), Census 2021", "pop_weighted_density": 1710.0, "area_density": 147.8, "prod_rel": 79.64, "log_pwd": 7.444, "log_area_density": 4.996, "group": "Rest of UK"}, {"itl2_code": "TLL2", "realloc": 28.05, "emp": 546600.0, "Entry and exit": 5.555, "Site openings and closures": 8.338, "Expansion and contraction": 14.16, "itl2_name": "East Wales", "share_rural": 25.93, "rural_definition": "E&W RUC 2021: rural OAs (settlements <10k), Census 2021", "pop_weighted_density": 3256.0, "area_density": 153.1, "prod_rel": 89.55, "log_pwd": 8.088, "log_area_density": 5.031, "group": "Rest of UK"}, {"itl2_code": "TLM5", "realloc": 27.35, "emp": 278100.0, "Entry and exit": 5.731, "Site openings and closures": 7.499, "Expansion and contraction": 14.12, "itl2_name": "North Eastern Scotland", "share_rural": 27.58, "rural_definition": "Scotland URC 2022: accessible + remote rural (settlements <3k), Census 2022", "pop_weighted_density": 3243.0, "area_density": 74.45, "prod_rel": 101.9, "log_pwd": 8.084, "log_area_density": 4.31, "group": "Rest of UK"}, {"itl2_code": "TLM6", "realloc": 25.19, "emp": 225700.0, "Entry and exit": 5.167, "Site openings and closures": 7.644, "Expansion and contraction": 12.38, "itl2_name": "Highlands and Islands", "share_rural": 50.47, "rural_definition": "Scotland URC 2022: accessible + remote rural (settlements <3k), Census 2022", "pop_weighted_density": 1543.0, "area_density": 12.14, "prod_rel": 93.82, "log_pwd": 7.341, "log_area_density": 2.496, "group": "Rest of UK"}, {"itl2_code": "TLM7", "realloc": 27.63, "emp": 911400.0, "Entry and exit": 5.401, "Site openings and closures": 8.557, "Expansion and contraction": 13.67, "itl2_name": "Eastern Scotland", "share_rural": 13.52, "rural_definition": "Scotland URC 2022: accessible + remote rural (settlements <3k), Census 2022", "pop_weighted_density": 4414.0, "area_density": 149.7, "prod_rel": 105.6, "log_pwd": 8.392, "log_area_density": 5.009, "group": "Rest of UK"}, {"itl2_code": "TLM8", "realloc": 29.67, "emp": 734400.0, "Entry and exit": 5.539, "Site openings and closures": 9.408, "Expansion and contraction": 14.72, "itl2_name": "West Central Scotland", "share_rural": 2.769, "rural_definition": "Scotland URC 2022: accessible + remote rural (settlements <3k), Census 2022", "pop_weighted_density": 5218.0, "area_density": 957.1, "prod_rel": 92.81, "log_pwd": 8.56, "log_area_density": 6.864, "group": "Rest of UK"}, {"itl2_code": "TLM9", "realloc": 25.87, "emp": 361500.0, "Entry and exit": 5.533, "Site openings and closures": 7.166, "Expansion and contraction": 13.17, "itl2_name": "Southern Scotland", "share_rural": 22.96, "rural_definition": "Scotland URC 2022: accessible + remote rural (settlements <3k), Census 2022", "pop_weighted_density": 2913.0, "area_density": 58.57, "prod_rel": 90.24, "log_pwd": 7.977, "log_area_density": 4.07, "group": "Rest of UK"}], "data-356b5d9414df656f948511eecf5ad511": [{"itl2_code": "TLI3", "realloc": 38.12, "emp": 1910000.0, "Entry and exit": 10.59, "Site openings and closures": 10.67, "Expansion and contraction": 16.86, "itl2_name": "Inner London - West", "share_rural": 0.0, "rural_definition": "E&W RUC 2021: rural OAs (settlements <10k), Census 2021", "pop_weighted_density": 14370.0, "area_density": 9926.0, "prod_rel": 152.2, "log_pwd": 9.573, "log_area_density": 9.203, "group": "London", "px": 498.2, "py": 44.35, "short": "Inner London West", "rad": 4.0, "prio": 14.46, "align": "right", "dx": -9.0}], "data-ba34d0d9037424862e700b382b55eab6": [{"itl2_code": "TLI4", "realloc": 34.28, "emp": 1205000.0, "Entry and exit": 8.578, "Site openings and closures": 9.579, "Expansion and contraction": 16.13, "itl2_name": "Inner London - East", "share_rural": 0.0, "rural_definition": "E&W RUC 2021: rural OAs (settlements <10k), Census 2021", "pop_weighted_density": 14810.0, "area_density": 11080.0, "prod_rel": 127.9, "log_pwd": 9.603, "log_area_density": 9.313, "group": "London", "px": 503.8, "py": 134.5, "short": "Inner London East", "rad": 4.0, "prio": 13.45, "align": "right", "dx": -9.0}], "data-5f56b0463c0e969c4a46b9358b339357": [{"itl2_code": "TLI6", "realloc": 32.39, "emp": 476200.0, "Entry and exit": 8.476, "Site openings and closures": 9.139, "Expansion and contraction": 14.77, "itl2_name": "Outer London - South", "share_rural": 0.0, "rural_definition": "E&W RUC 2021: rural OAs (settlements <10k), Census 2021", "pop_weighted_density": 6880.0, "area_density": 3696.0, "prod_rel": 110.8, "log_pwd": 8.836, "log_area_density": 8.215, "group": "London", "px": 360.5, "py": 179.2, "short": "Outer London South", "rad": 4.0, "prio": 11.81, "align": "left", "dx": 9.0}], "data-623ffb91ece57a32f289730a586b3789": [{"itl2_code": "TLD1", "realloc": 24.22, "emp": 237400.0, "Entry and exit": 5.559, "Site openings and closures": 6.825, "Expansion and contraction": 11.83, "itl2_name": "Cumbria", "share_rural": 50.4, "rural_definition": "E&W RUC 2021: rural OAs (settlements <10k), Census 2021", "pop_weighted_density": 1868.0, "area_density": 73.98, "prod_rel": 84.33, "log_pwd": 7.533, "log_area_density": 4.304, "group": "Rest of UK", "px": 116.8, "py": 371.3, "short": "Cumbria", "rad": 4.0, "prio": 2.318, "align": "left", "dx": 9.0}], "data-a103fc9ae5d980355fb8e26785c4d413": [{"itl2_code": "TLM6", "realloc": 25.19, "emp": 225700.0, "Entry and exit": 5.167, "Site openings and closures": 7.644, "Expansion and contraction": 12.38, "itl2_name": "Highlands and Islands", "share_rural": 50.47, "rural_definition": "Scotland URC 2022: accessible + remote rural (settlements <3k), Census 2022", "pop_weighted_density": 1543.0, "area_density": 12.14, "prod_rel": 93.82, "log_pwd": 7.341, "log_area_density": 2.496, "group": "Rest of UK", "px": 81.04, "py": 348.5, "short": "Highlands & Islands", "rad": 4.0, "prio": 2.271, "align": "left", "dx": 9.0}], "data-7413f2ff1e011566a3de77f7de7dd796": [{"itl2_code": "TLF3", "realloc": 27.27, "emp": 296600.0, "Entry and exit": 6.425, "Site openings and closures": 8.086, "Expansion and contraction": 12.76, "itl2_name": "Lincolnshire", "share_rural": 47.5, "rural_definition": "E&W RUC 2021: rural OAs (settlements <10k), Census 2021", "pop_weighted_density": 1805.0, "area_density": 129.6, "prod_rel": 82.61, "log_pwd": 7.499, "log_area_density": 4.864, "group": "Rest of UK", "px": 110.4, "py": 299.5, "short": "Lincolnshire", "rad": 4.0, "prio": 1.535, "align": "right", "dx": -9.0}], "data-01096d6292b93b1f03f214378f0504f0": [{"itl2_code": "TLM9", "realloc": 25.87, "emp": 361500.0, "Entry and exit": 5.533, "Site openings and closures": 7.166, "Expansion and contraction": 13.17, "itl2_name": "Southern Scotland", "share_rural": 22.96, "rural_definition": "Scotland URC 2022: accessible + remote rural (settlements <3k), Census 2022", "pop_weighted_density": 2913.0, "area_density": 58.57, "prod_rel": 90.24, "log_pwd": 7.977, "log_area_density": 4.07, "group": "Rest of UK", "px": 199.9, "py": 332.6, "short": "Southern Scotland", "rad": 4.0, "prio": 1.349, "align": "left", "dx": 9.0}]}}
